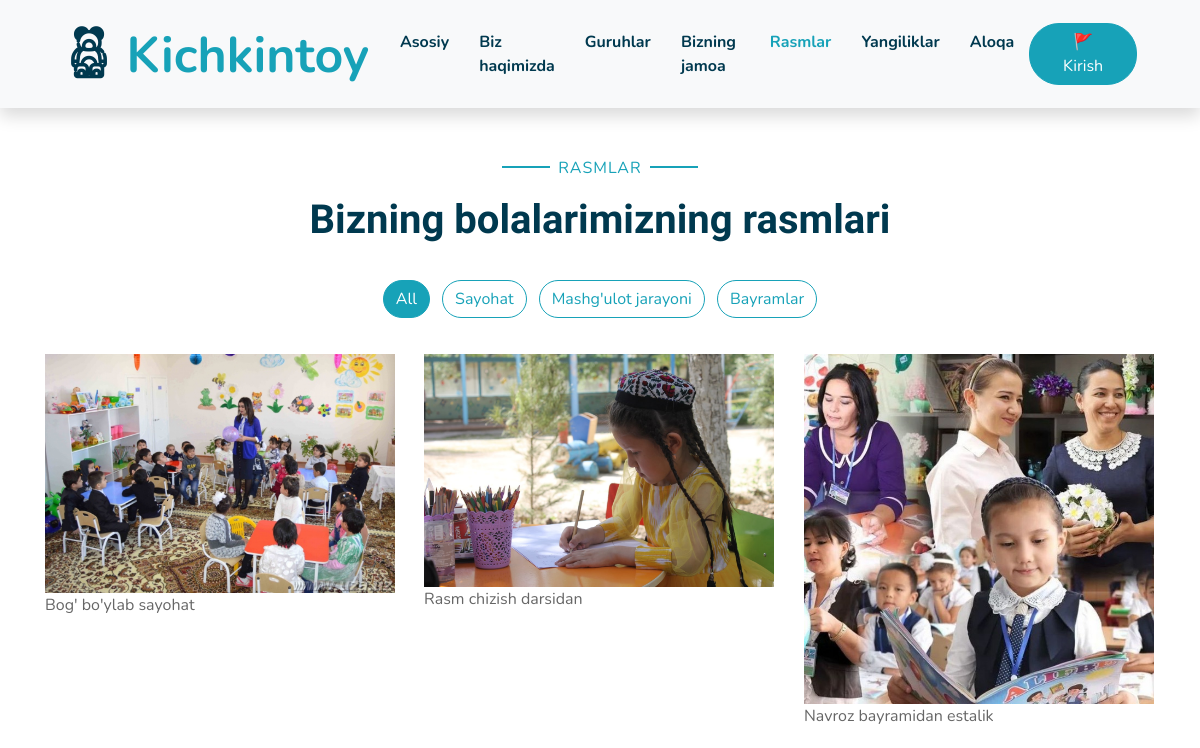
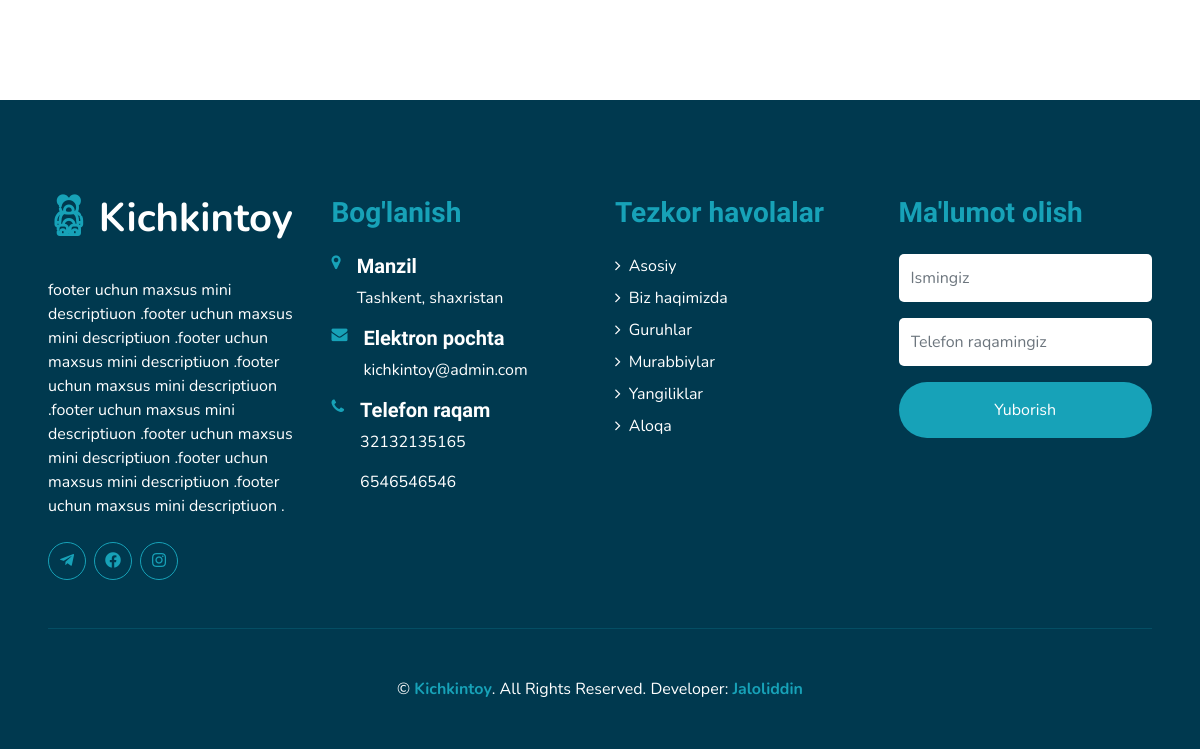
The page /galery/ on the database as committed earlier (2 pictures, top to bottom).
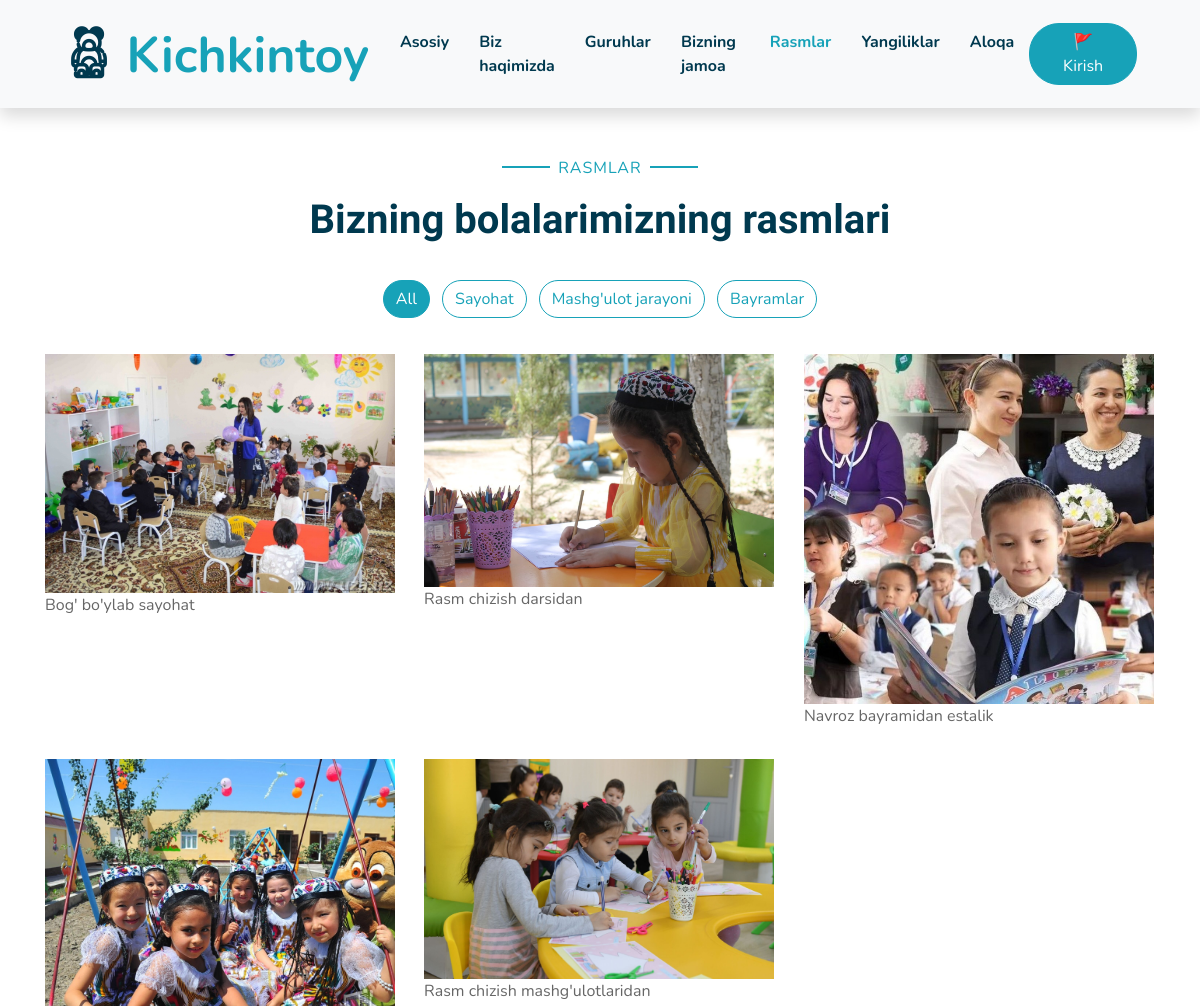
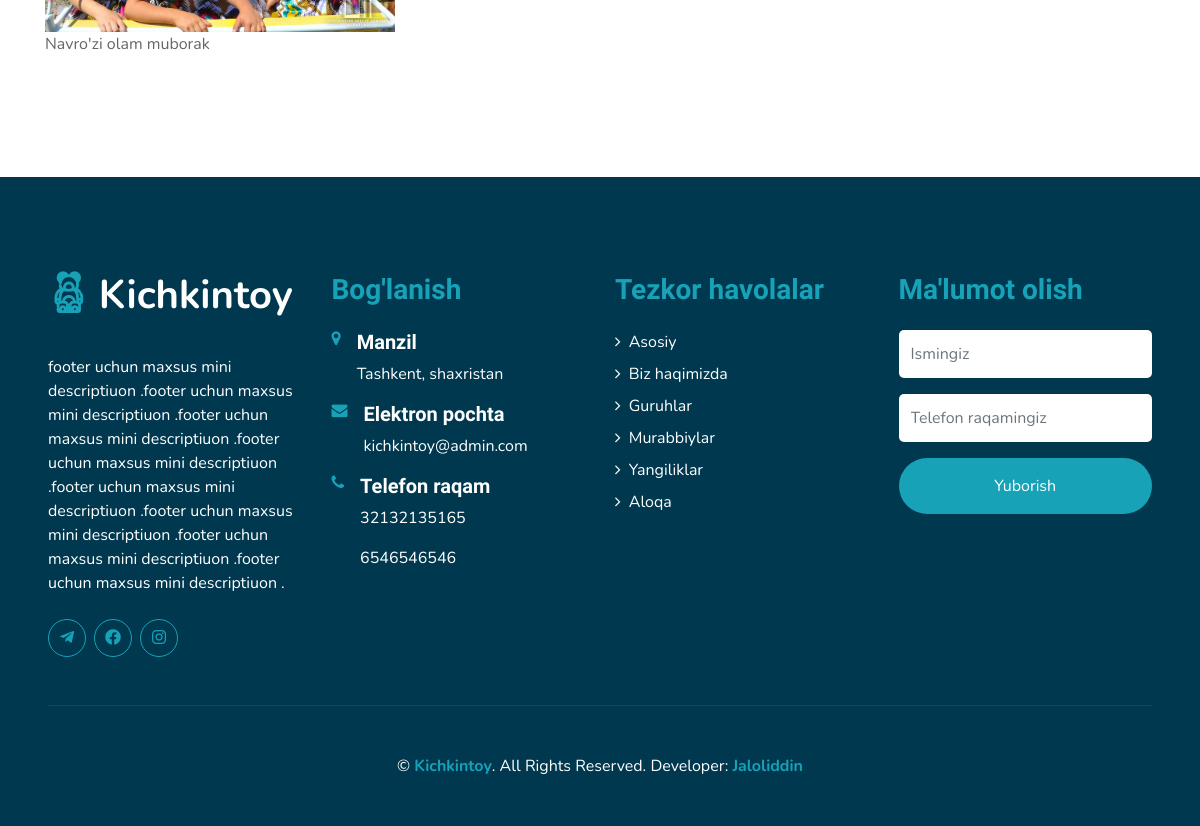
The same page on the database as committed later (2 pictures, top to bottom).
### kichkintoy/models.py (models this page shows, shortened)
class Photo_categories(models.Model):
    class Meta:
        verbose_name = "Photo_category"
        verbose_name_plural = "Photos_category"
    category = models.CharField(max_length=200, null=True, blank=True)

class Photo(models.Model):
    class Meta:
        verbose_name = "Photo"
        verbose_name_plural = "Photos"
    category = models.ForeignKey('Photo_categories', on_delete=models.CASCADE)
    title = models.CharField(max_length=200, null=True, blank=True)
    photo = models.ImageField(upload_to="photos/gallery/", null=True, blank=True)

### kichkintoy/views.py (the view)
# urls.py: path('galery/', galery, name="galery"),
def galery(request):
    photos = Photo.objects.all()
    contacts = Contacts.objects.all()[0]
    categories = Photo_categories.objects.all()
    category_filter = request.GET.get('category')
    if category_filter:
        ctg = Photo_categories.objects.get(category=category_filter)
        photos = Photo.objects.filter(category=ctg.pk)
    context = {
        'photos': photos,
        'contacts': contacts,
        'categories': categories,
        'category_filter': category_filter,
    }
    if request.method == 'POST':
        name = request.POST['name']
        phone = request.POST['phone']
        group = "Ma'lumot olish uchun"
        my_model_obj = Booking_grop(
            name=name,
            phone=phone,
            group=group
            )
        my_model_obj.save()
        return redirect('/galery/' )
    else:
        return render(request, 'gallery.html', context)

### templates/gallery.html (shortened to what this page needs)
{% extends 'base.html' %}
{% load static %}
{% block activ_title %}
<a href="{% url 'home' %}" class="nav-item nav-link ">Asosiy</a>
<a href="{% url 'about' %}" class="nav-item nav-link ">Biz haqimizda</a>
<a href="{% url 'class' %}" class="nav-item nav-link ">Guruhlar</a>
<a href="{% url 'team' %}" class="nav-item nav-link ">Bizning jamoa</a>
<a href="{% url 'galery' %}" class="nav-item nav-link active">Rasmlar</a>
<a href="{% url 'article' %}" class="nav-item nav-link " >Yangiliklar</a>
<a href="{% url 'contact' %}" class="nav-item nav-link">Aloqa</a>
{% endblock activ_title %}
{% block content %}
    <div class="container-fluid pt-5 pb-3">
        <div class="container">
            <div class="text-center pb-2">
                <p class="section-title px-5"><span class="px-2">Rasmlar</span></p>
                <h1 class="mb-4">Bizning bolalarimizning rasmlari</h1>
            </div>
            <div class="row">
                <div class="col-12 text-center mb-2">
                    <ul class="list-inline mb-4" id="portfolio-flters">
                        <a href="{% url 'galery' %}">
                            {% if category_filter %}
                                <li class="btn btn-outline-primary m-1 " >
                                All
                            </li>
                            {% else %}
                            <li class="btn btn-outline-primary m-1 active" >
                                All
                            </li>
                            {% endif %}
                        </a>
                        {% for category in categories %}
                            <a href="?category={{ category.category }}">
                                {% if category_filter == category.category %}
                                <li class="btn btn-outline-primary m-1 active" > {{ category.category }}</li>
                                {% else %}
                                <li class="btn btn-outline-primary m-1 " > {{ category.category }}</li>
                                {% endif %}
                            </a>
                        {% endfor %}
                    </ul>
                </div>
            </div>
            <div class="row portfolio-container">
              {% for photo in photos %}
                <div class="col-lg-4 col-md-6 mb-4 portfolio-item" >
                    <div class="position-relative overflow-hidden mb-2">
                        <img class="img-fluid w-100" src="{{ photo.photo.url }}" alt="{{ photo.title }}">
                    {{ photo.title }}
                    </div>
                </div>
                {% endfor %}
            </div>
        </div>
    </div>
<br>
    {% endblock content %}

Rows that differ between the two databases and show on the page:
added Photo: photo (picture), title "Navro'zi olam muborak"
added Photo: photo (picture), title "Rasm chizish mashg'ulotlaridan"
